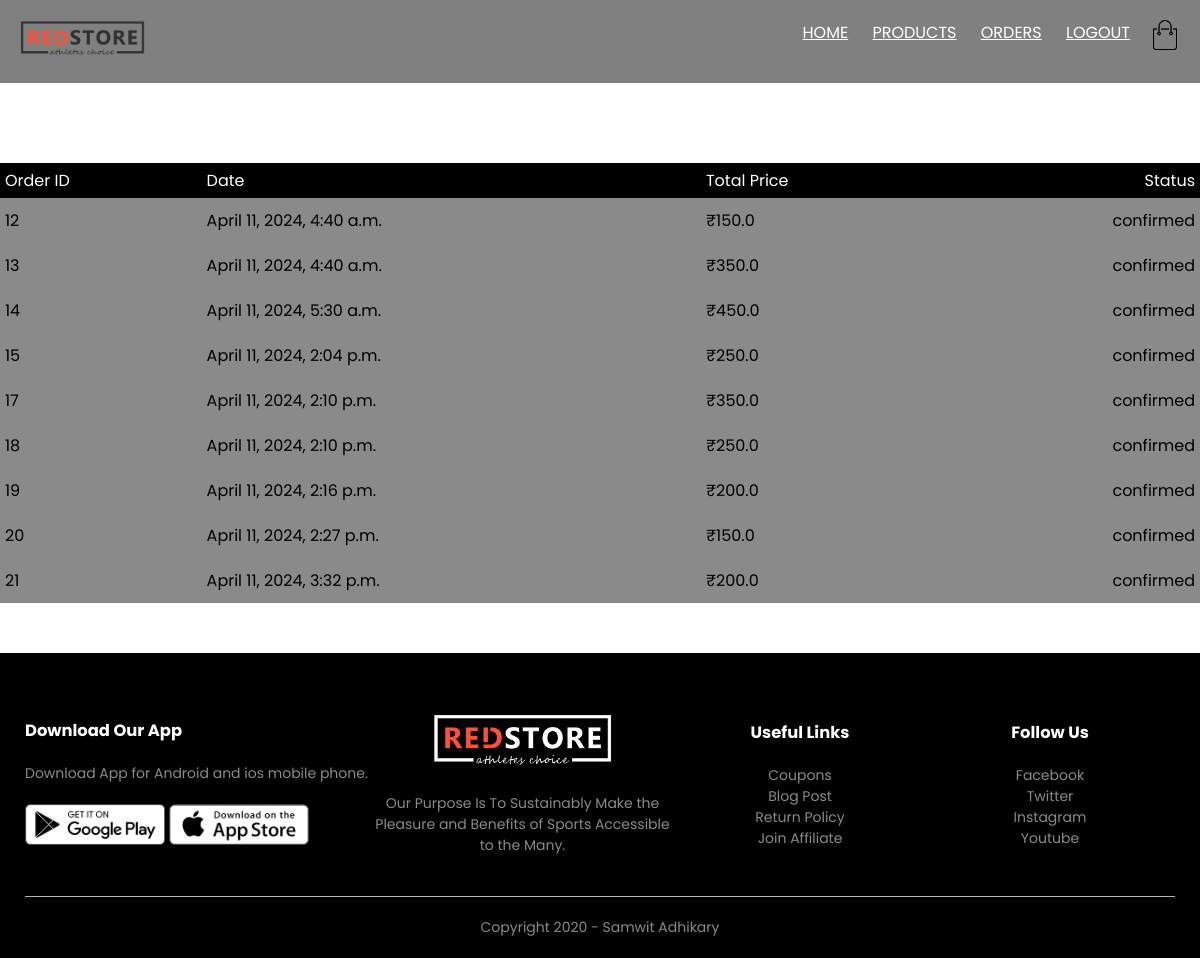
The app's page /orders/orders (signed in) with its own data.
### orders/models.py (models this page shows)
class Order(models.Model):
    LIVE=1
    DELETE=0
    DELETE_CHOICES=((LIVE,'Live'),(DELETE,'Delete'))
    CART_STAGE=0
    ORDER_CONFIRMED=1
    ORDER_PROCESSED=2
    ORDER_DELIVERED=3
    ORDER_REJECTED=4
    STATUS_CHOICE=((ORDER_PROCESSED,'ORDER_PROCESSED'),(ORDER_DELIVERED,'ORDER_DELIVERED'),( ORDER_REJECTED,' ORDER_REJECTED'))
    order_status=models.IntegerField(choices=STATUS_CHOICE,default=CART_STAGE)
    total_price=models.FloatField(default=0)
    owner=models.ForeignKey(Customer,on_delete=models.SET_NULL,null=True,related_name='orders')
    delete_status=models.IntegerField(choices=DELETE_CHOICES,default=LIVE)
    created_at=models.DateTimeField(auto_now_add=True)
    updated_at=models.DateTimeField(auto_now=True)

### orders/views.py (the view)
# urls.py: path('orders',views.show_orders,name='orders'),
@login_required(login_url='account')
def show_orders(request):
    user=request.user
    customer=user.customer_profile
    all_orders=Order.objects.filter(owner=customer).exclude(order_status=Order.CART_STAGE)
    context={'orders':all_orders}
    return render(request,'orders.html',context)

### orders/templatetags/getstatus.py (called while the page is built)
@register.simple_tag(name='getstatus')
def getstatus(status):
    status=status-1
    status_array=['confirmed','processed','delivered','rejected']
    return status_array[status]

### templates/orders.html
{% extends 'blank_layout.html'%}
{% block content %}
{% if messages %}
                <div class="message-container">
                    {% for message in messages %}
                    <li class="{{ message.tags }}">{{ message }}</li>
                    {% endfor %}
{% else %}
{% include 'order_container.html' %}
{% endif %}
{% endblock content%}

### templates/order_container.html
{% load getstatus%}
    {% if orders %}
    <div class=" single-product">
    <table class='tble1'>
        <tbody><tr>
            <th>Order ID</th>
            <th>Date</th>
            <th>Total Price</th>
            <th>Status</th>
        </tr>
    {% for order in orders%}
        <tr>
            <td>{{ order.id }}</td>
            <td>{{ order.created_at}}</td>
            <td> &#8377;{{ order.total_price}}</td>
            <td>{% getstatus order.order_status %}</td>
        </tr>
    {% endfor%}
     </tbody></table>
     {% else %}
    <div class='ndr'>
     <h1 class="norders"> NO ORDERS!!</h1>
    </div>
     {% endif%}
</div>

### static/CSS/style.css (style rules this page uses)
* { margin: 0; padding: 0; box-sizing: border-box; }
body { font-family: 'Poppins', sans-serif; }
.single-product { margin-top: 80px; }
table { margin-top: 10px; margin-bottom: 50px; width: 100%; border-collapse: collapse; background-color: #8a8a8a; }
th { text-align: left; padding: 5px; color: #fff; background: black; font-weight: normal; }
td { padding: 10px 5px; }
td:last-child { text-align: right; }
th:last-child { text-align: right; }
.tble1 { height: 100%; }

### records on screen
Order: id "12", created_at "April 11, 2024, 4:40 a.m.", total_price "150.0", order_status "confirmed"
Order: id "13", created_at "April 11, 2024, 4:40 a.m.", total_price "350.0", order_status "confirmed"
Order: id "14", created_at "April 11, 2024, 5:30 a.m.", total_price "450.0", order_status "confirmed"
Order: id "15", created_at "April 11, 2024, 2:04 p.m.", total_price "250.0", order_status "confirmed"
Order: id "17", created_at "April 11, 2024, 2:10 p.m.", total_price "350.0", order_status "confirmed"
Order: id "18", created_at "April 11, 2024, 2:10 p.m.", total_price "250.0", order_status "confirmed"
Order: id "19", created_at "April 11, 2024, 2:16 p.m.", total_price "200.0", order_status "confirmed"
Order: id "20", created_at "April 11, 2024, 2:27 p.m.", total_price "150.0", order_status "confirmed"
Order: id "21", created_at "April 11, 2024, 3:32 p.m.", total_price "200.0", order_status "confirmed"
